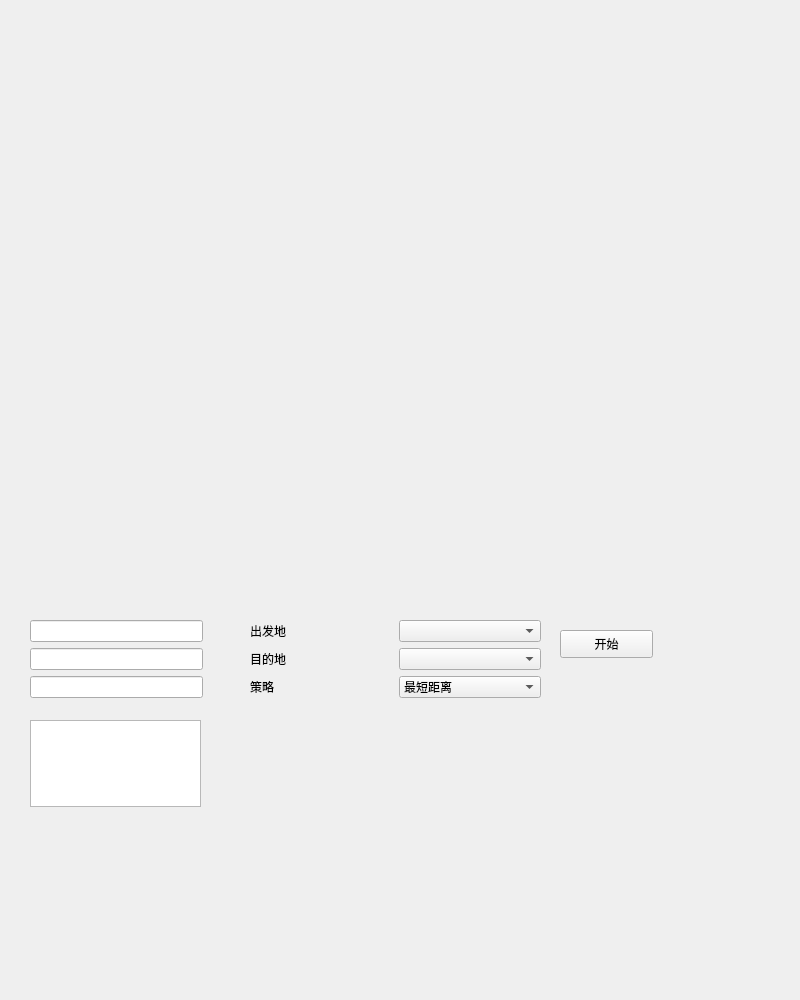
<?xml version="1.0" encoding="UTF-8"?>
<ui version="4.0">
 <class>Widget</class>
 <widget class="QWidget" name="Widget">
  <property name="geometry">
   <rect>
    <x>0</x>
    <y>0</y>
    <width>800</width>
    <height>1000</height>
   </rect>
  </property>
  <property name="windowTitle">
   <string>Widget</string>
  </property>
  <widget class="QPushButton" name="start">
   <property name="geometry">
    <rect>
     <x>560</x>
     <y>630</y>
     <width>93</width>
     <height>28</height>
    </rect>
   </property>
   <property name="text">
    <string>开始</string>
   </property>
  </widget>
  <widget class="NavWidget" name="map" native="true">
   <property name="geometry">
    <rect>
     <x>0</x>
     <y>0</y>
     <width>914</width>
     <height>579</height>
    </rect>
   </property>
  </widget>
  <widget class="QWidget" name="layoutWidget">
   <property name="geometry">
    <rect>
     <x>250</x>
     <y>620</y>
     <width>291</width>
     <height>221</height>
    </rect>
   </property>
   <layout class="QVBoxLayout" name="verticalLayout">
    <item>
     <layout class="QHBoxLayout" name="horizontalLayout">
      <item>
       <widget class="QLabel" name="label">
        <property name="text">
         <string>出发地</string>
        </property>
       </widget>
      </item>
      <item>
       <widget class="QComboBox" name="sourceBox"/>
      </item>
     </layout>
    </item>
    <item>
     <layout class="QHBoxLayout" name="horizontalLayout_2">
      <item>
       <widget class="QLabel" name="label_2">
        <property name="text">
         <string>目的地</string>
        </property>
       </widget>
      </item>
      <item>
       <widget class="QComboBox" name="destBox"/>
      </item>
     </layout>
    </item>
    <item>
     <layout class="QHBoxLayout" name="horizontalLayout_3">
      <item>
       <widget class="QLabel" name="label_3">
        <property name="text">
         <string>策略</string>
        </property>
       </widget>
      </item>
      <item>
       <widget class="QComboBox" name="stg">
        <item>
         <property name="text">
          <string>最短距离</string>
         </property>
        </item>
        <item>
         <property name="text">
          <string>途径最短距离</string>
         </property>
        </item>
        <item>
         <property name="text">
          <string>最短时间</string>
         </property>
        </item>
        <item>
         <property name="text">
          <string>交通工具最短时间</string>
         </property>
        </item>
       </widget>
      </item>
     </layout>
    </item>
    <item>
     <widget class="TimeController" name="timeControl" native="true"/>
    </item>
   </layout>
  </widget>
  <widget class="QWidget" name="layoutWidget">
   <property name="geometry">
    <rect>
     <x>30</x>
     <y>620</y>
     <width>173</width>
     <height>80</height>
    </rect>
   </property>
   <layout class="QVBoxLayout" name="verticalLayout_2">
    <item>
     <widget class="QLineEdit" name="startTime"/>
    </item>
    <item>
     <widget class="QLineEdit" name="pathTime"/>
    </item>
    <item>
     <widget class="QLineEdit" name="endTime"/>
    </item>
   </layout>
  </widget>
  <widget class="QTextEdit" name="selected">
   <property name="geometry">
    <rect>
     <x>30</x>
     <y>720</y>
     <width>171</width>
     <height>87</height>
    </rect>
   </property>
  </widget>
 </widget>
 <customwidgets>
  <customwidget>
   <class>NavWidget</class>
   <extends>QWidget</extends>
   <header location="global">navwidget.h</header>
   <container>1</container>
  </customwidget>
  <customwidget>
   <class>TimeController</class>
   <extends>QWidget</extends>
   <header location="global">timecontroller.h</header>
   <container>1</container>
  </customwidget>
 </customwidgets>
 <resources/>
 <connections/>
</ui>
